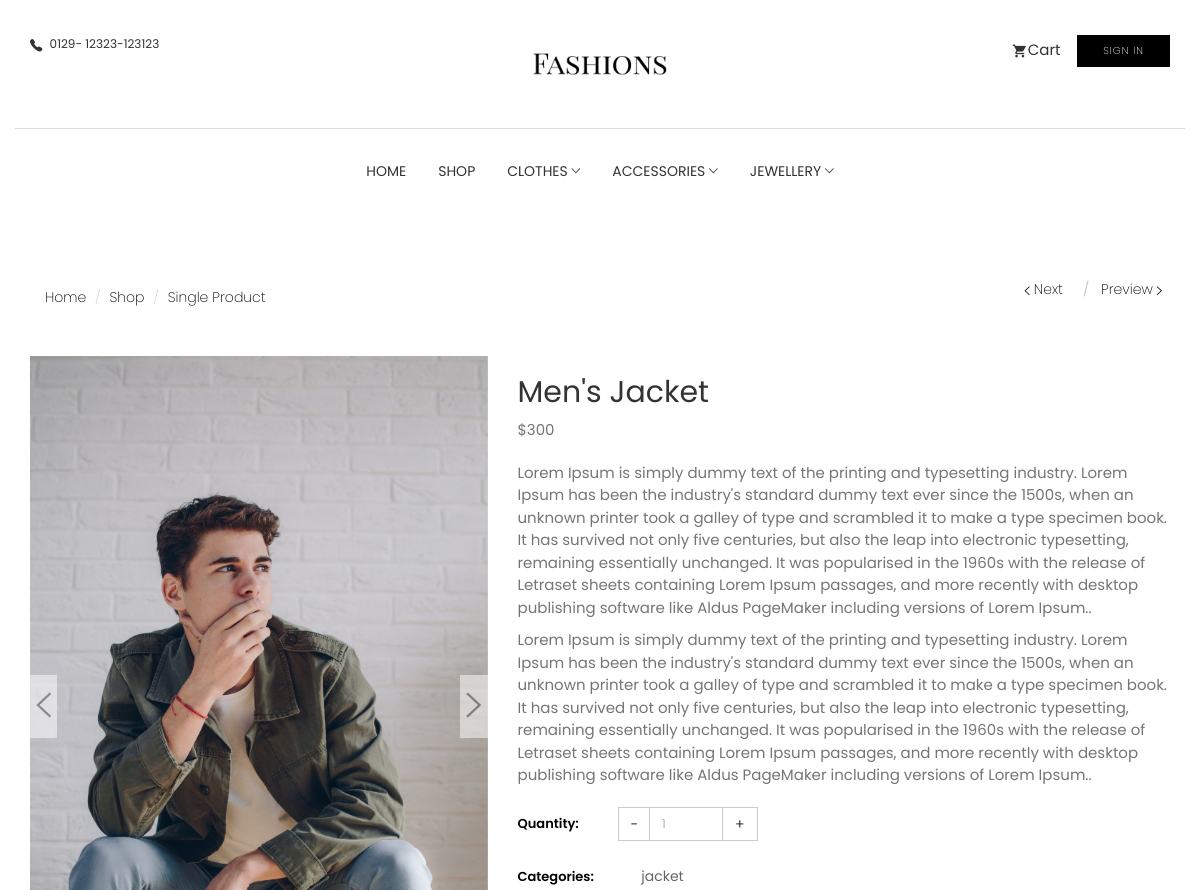
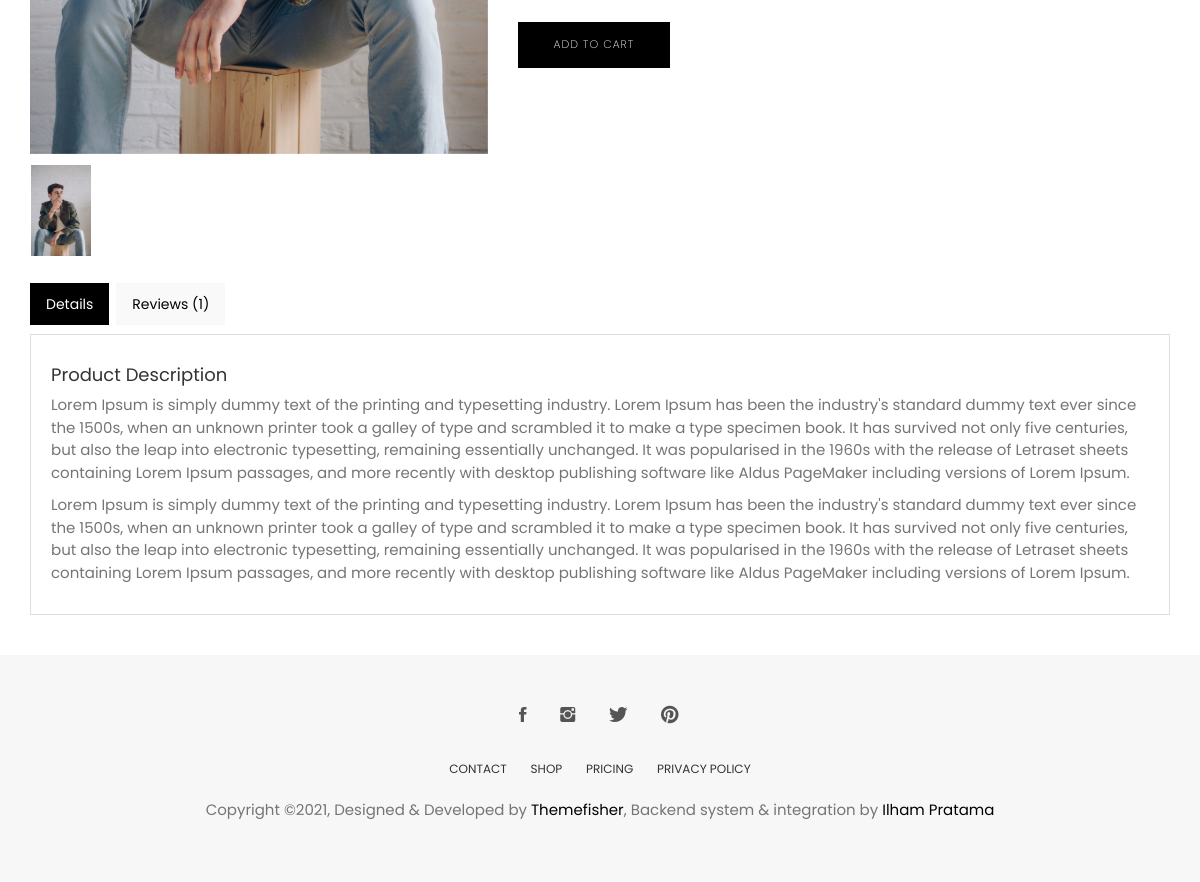
/item/mens-jacket/, run on the app's committed database (2 pictures, top to bottom).
### store/models.py (models this page shows, shortened)
class Product(models.Model):
    category = models.ForeignKey(Category, related_name='product', on_delete=models.CASCADE)
    created_by = models.ForeignKey(settings.AUTH_USER_MODEL, on_delete=models.CASCADE, related_name='product_creator')
    title = models.CharField(max_length=255)
    author = models.CharField(max_length=255, default='admin')
    description = models.TextField(blank=True)
    image = models.ImageField(upload_to='images/', default='images/defaults.jpg')
    slug = models.SlugField(max_length=255)
    price = models.DecimalField(max_digits=4, decimal_places=2)
    in_stock = models.BooleanField(default=True)
    is_active = models.BooleanField(default=True)
    created = models.DateTimeField(auto_now_add=True)
    updated = models.DateTimeField(auto_now=True)
    objects = models.Manager()
    products = ProductManager()
    class Meta:
        verbose_name_plural = 'Products'
        ordering = ('-created',)

class Category(models.Model):
    name = models.CharField(max_length=255, db_index=True)
    slug = models.CharField(max_length=255, unique=True)
    class Meta:
        verbose_name_plural = 'categories'
    def get_absolute_url(self):
        return reverse('store:category_list', args=[self.slug])
    def __str__(self):
        return self.name

### store/views.py (the view)
# urls.py: path('item/<slug:slug>/', views.product_detail, name='product_detail'),
def product_detail(request, slug):
    product = get_object_or_404(Product, slug=slug, in_stock=True)
    if request.method == "POST":
        comment_form = CommentForm(request.POST)
        if comment_form.is_valid:
            new_comment = comment_form.save(commit=False)
            new_comment.post = product
            new_comment.author = request.user
            comment_form.save()
            return HttpResponseRedirect(request.path_info)
    else:
        comment_form = CommentForm()
    return render(request, 'store/products/detail.html', {'product': product, 'form': comment_form})

### store/forms.py
class CommentForm(forms.ModelForm):
    text = forms.CharField(label="Enter Comment", widget=forms.TextInput(
        attrs={'class': 'form-control', 'placeholder': 'text', 'id': 'form-comment'}))
    class Meta:
        model = Comment
        fields = ['text']

### account/models.py (called while the page is built)
    def __str__(self):
        return self.user_name

### basket/basket.py (called while the page is built)
    def __len__(self):
        return sum(item['qty'] for item in self.basket.values())

    def get_total_price(self):
        subtotal = sum(Decimal(item['price']) * item['qty'] for item in self.basket.values())
        if subtotal == 0:
            shipping = Decimal(0.00)
        else:
            shipping = Decimal(11.50)
        total = subtotal + Decimal(shipping)
        return total

### basket/context_processors.py (called while the page is built)
def basket(request):
    basket = Basket(request)
    total_price = basket.get_total_price()
    return {'basket': basket, 'basket_total_price': total_price}

### store/context_processors.py (called while the page is built)
def categories(request):
    return {
        'categories': Category.objects.all()
    }

### templates/store/products/detail.html (shortened to what this page needs)
{% extends "../base.html" %}
{% load static %}
{% block content %}
<section class="single-product">
    <div class="container">
        <div class="row">
            <div class="col-md-6">
                <ol class="breadcrumb">
                    <li><a href="index.html">Home</a></li>
                    <li><a href="shop.html">Shop</a></li>
                    <li class="active">Single Product</li>
                </ol>
            </div>
            <div class="col-md-6">
                <ol class="product-pagination text-right">
                    <li><a href=""><i class="tf-ion-ios-arrow-left"></i> Next </a></li>
                    <li><a href="">Preview <i class="tf-ion-ios-arrow-right"></i></a></li>
                </ol>
            </div>
        </div>
        <div class="row mt-20">
            <div class="col-md-5">
                <div class="single-product-slider">
                    <div id='carousel-custom' class='carousel slide' data-ride='carousel'>
                        <div class='carousel-outer'>
                            <div class='carousel-inner '>
                                <div class='item active'>
                                    <img src='{{ product.image.url }}' alt=''
                                        data-zoom-image="{{ product.image.url }}" />
                                </div>
                            </div>
                            <a class='left carousel-control' href='#carousel-custom' data-slide='prev'>
                                <i class="tf-ion-ios-arrow-left"></i>
                            </a>
                            <a class='right carousel-control' href='#carousel-custom' data-slide='next'>
                                <i class="tf-ion-ios-arrow-right"></i>
                            </a>
                        </div>
                        <ol class='carousel-indicators mCustomScrollbar meartlab'>
                            <li data-target='#carousel-custom' data-slide-to='0' class='active'>
                                <img src='{{ product.image.url }}' alt='' />
                            </li>
                        </ol>
                    </div>
                </div>
            </div>
            <div class="col-md-7">
                <div class="single-product-details">
                    <h2>{{ product.title }}</h2>
                    <p class="product-price">$300</p>
                    <p class="product-description mt-20">
                        {{ product.description }}.
                    </p>
                    <p>{{ product.description }}.</p>
                    <div class="product-quantity">
                        <span>Quantity:</span>
                        <div class="product-quantity-slider">
                            <input id="select" type="text" value="1" name="product-quantity">
                        </div>
                    </div>
                    <div class="product-category">
                        <span>Categories:</span>
                        <ul>
                            <li><a href="product-single.html">{{ product.category }}</a></li>
                        </ul>
                    </div>
                    <button id="add-button" value="{{ product.id }}" class="btn btn-main mt-20" type="button">Add to
                        cart</button>
                </div>
            </div>
        </div>
        <div class="row">
            <div class="col-xs-12">
                <div class="tabCommon mt-20">
                    <ul class="nav nav-tabs">
                        <li class="active"><a data-toggle="tab" href="#details" aria-expanded="true">Details</a></li>
                        <li class=""><a data-toggle="tab" href="#reviews" aria-expanded="false">Reviews ({{ product.comments.count }})</a></li>
                    </ul>
                    <div class="tab-content patternbg">
                        <div id="details" class="tab-pane fade active in">
                            <h4>Product Description</h4>
                            <p>{{ product.description }}</p>
                            <p>{{ product.description }}</p>
                        </div>
                    </div>
                </div>
            </div>
        </div>
    </div>
</section>
{% endblock %}

### static/css/style.css (style rules this page uses)
body { line-height: 1.5; font-family: "Poppins", sans-serif; -webkit-font-smoothing: antialiased; }
p { font-family: "Poppins", sans-serif; color: #757575; font-size: 15px; }
h1, h2, h3, h4, h5, h6 { font-family: "Poppins", sans-serif; }
h1, h2, h3, h4, h5, h6 { font-weight: 400; }
ol, ul { margin: 0; padding: 0; list-style: none; }
a, a:focus, a:hover { text-decoration: none; outline: 0; color: #000; }
input[type="email"], input[type="password"], input[type="text"], input[type="tel"] { border-radius: 0; box-shadow: none; height: 45px; outline: none; font-weight: 200; font-size: 12px; }
.form-control { box-shadow: none; border-radius: 0; }
.btn-main, .btn-solid-border, .btn-transparent, .btn-small { background: #000; color: #fff; display: inline-block; font-size: 11px; letter-spacing: 1px; padding: 14px 35px; text-transform: uppercase; font-weight: 200; border-radius: 0; }
.mt-20 { margin-top: 20px; }
.tabCommon .nav-tabs { border-bottom: 0; margin-bottom: 10px; }
.tabCommon .nav-tabs li { margin-right: 5px; }
.tabCommon .nav-tabs li.active a { background-color: #000; border: 1px solid #000; color: #ffffff; }
.tabCommon .nav-tabs a { border-radius: 0; background: #f9f9f9; }
.tabCommon .tab-content { padding: 20px; border: 1px solid #dedede; }
.product-category ul { padding-left: 15px; }
.product-category ul li { margin-bottom: 4px; }
.product-category ul li a { color: #666; }
.single-product { padding: 60px 0 40px; }
.single-product .breadcrumb { background: transparent; }
.single-product .breadcrumb li { color: #000; font-weight: 200; }
.single-product .breadcrumb li a { color: #000; font-weight: 200; }
.single-product .product-pagination li { display: inline-block; margin: 0 8px; }
.single-product .product-pagination li + li:before { padding: 0 8px 0 0; color: #ccc; content: "/\00a0"; }
.single-product .product-pagination li a { color: #000; font-weight: 200; }
.single-product .product-pagination li a i { vertical-align: middle; }
.single-product-slider .carousel .carousel-control { bottom: auto; background: #fff; width: 6%; padding: 10px 0; }
.single-product-slider .carousel .carousel-control i { font-size: 40px; text-shadow: none; color: #555; }
.single-product-slider .carousel .carousel-indicators li img { height: auto; width: 60px; }
.single-product-slider .carousel .carousel-control.right, .single-product-slider .carousel .carousel-control.left { background-image: none; top: 40%; }
.single-product-slider .carousel-indicators { margin: 10px 0 0; overflow: auto; position: static; text-align: left; white-space: nowrap; width: 100%; overflow: hidden; }
.single-product-slider .carousel-indicators li { background-color: transparent; border-radius: 0; display: inline-block; height: auto; margin: 0 !important; width: auto; }
.single-product-slider .carousel-indicators li.active img { opacity: 1; }
.single-product-slider .carousel-indicators li img { display: block; opacity: 0.5; }
.single-product-details .product-category { margin-top: 20px; }
.single-product-details .product-category > span { width: 100px; color: #000; font-size: 13px; font-weight: 600; display: inline-block; }
.single-product-details .product-category ul { width: 140px; display: inline-block; }
.single-product-details .product-category ul li { display: inline-block; margin: 5px; }
.single-product-details .product-quantity { margin-top: 20px; display: flex; align-items: center; }
.single-product-details .product-quantity > span { width: 100px; color: #000; font-size: 13px; font-weight: 600; display: inline-block; }
.product-quantity-slider { width: 140px; }
.product-quantity-slider input { height: 34px; }
.single-product-details .product-quantity .product-quantity-slider { width: 140px; display: inline-block; }
.single-product-details .product-quantity .product-quantity-slider input { height: 34px; }

### data on the page
Product: image (picture), title "Men's Jacket", description "Lorem Ipsum is simply dummy text of the printing and typesetting industry. Lorem Ipsum has been the industry's standard dummy text ever since the 1500s, when an unknown printer took a galley of type and scrambled it to make a type specimen book. It has survived not only five centuries, but also the leap into electronic typesetting, remaining essentially unchanged. It was popularised in the 1960s with the release of Letraset sheets containing Lorem Ipsum passages, and more recently with desktop publishing software like Aldus PageMaker including versions of Lorem Ipsum.", category "jacket", comments.count "1"
